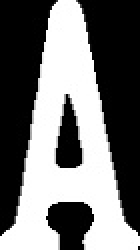
#> input picture embeded/Ace.jpg, 70 x 125 px (shown 2 times larger)
$ jupyter execute --allow-errors suit_and_rank_image_preprocessing.ipynb
#> lines starting #> are read from the running program, lines starting #| are printed output that depends on the picture; after the words box and inside, x2 and y2 are one past the last pixel; in counts of white or black regions, pixels touching at a corner belong together; long printed decimals are rounded
[cell 1]
import cv2

[cell 2]
img = cv2.imread("Ace.jpg")
#> img is the input picture: shape (125, 70, 3); min 0, max 255, mean 115.8

[cell 3]
cv2.imshow("card",img)
cv2.waitKey(0)
cv2.destroyAllWindows()

[cell 4]
img.shape
#> Out = (125, 70, 3)

[cell 5]
file = "Clubs_test.jpg"
test_img = cv2.imread(file)
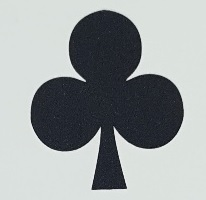
#> input picture embeded/Clubs_test.jpg, 206 x 200 px
#> test_img is the input picture: shape (200, 206, 3); mean B, G, R 158, 157.3, 152.1
test = cv2.cvtColor(test_img, cv2.COLOR_BGR2GRAY)
cv2.imshow("test1", test)
cv2.waitKey(0)
cv2.destroyAllWindows()
test_img.shape
#> Out = (200, 206, 3)

[cell 6]
tt =cv2.imread("Diamonds.jpg")
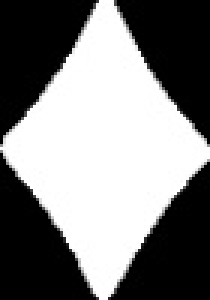
#> input picture embeded/Diamonds.jpg, 70 x 100 px (shown 3 times larger)
#> tt is the input picture: shape (100, 70, 3); min 0, max 255, mean 127.4
tt.shape
#> Out = (100, 70, 3)

[cell 7]
#79,125
y = 100/test_img.shape[0]
#> y = 0.5
x = 70/test_img.shape[1]
#> x = 0.34
print(x,y)
#| 0.3398 0.5

[cell 8]
#test_img = cv2.imread("Queen_test.jpg",cv2.COLOR_BGR2GRAY)
#test_img = cv2.imread()

ret, mask = cv2.threshold(test,127,255,cv2.THRESH_BINARY)
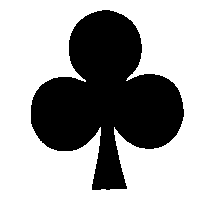
#> mask: shape (200, 206); 63.8% white; 1 black region, box (x1, y1, x2, y2) and area: (31, 10, 184, 190) 14905

test_i = cv2.bitwise_not(mask)

test_i = cv2.resize(test_i, None, fx=x, fy=y, interpolation=cv2.INTER_CUBIC)
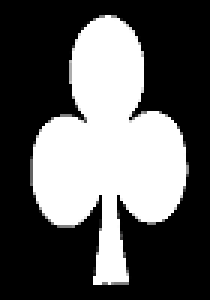
#> test_i: shape (100, 70) (shown 3 times larger); min 0, max 255, mean 92.3
test_i = cv2.cvtColor(test_i, cv2.COLOR_GRAY2BGR)
#> test_i: shape (100, 70, 3)
test_i.shape
#> Out = (100, 70, 3)

[cell 9]
cv2.imshow("test1", test_i)
cv2.waitKey(0)
cv2.destroyAllWindows()

[cell 10]
name = file.split("_")[0] + ".jpg"
print(name)
cv2.imwrite(name, test_i)
#> Out = True
